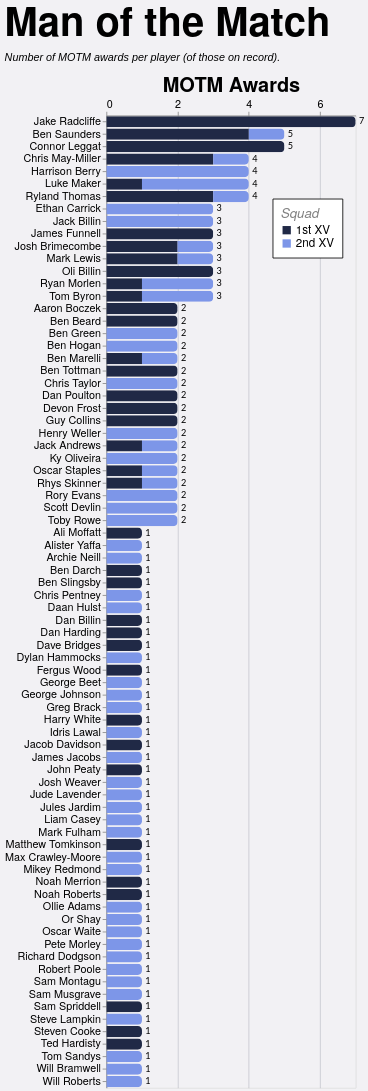

Write a Vega-Lite specification for this figure.
### Vega-Lite specification from a JSON file in a GitHub repository (floating-point values rounded to 4 significant figures)
{"config": {"axis": {"labelFont": "PT Sans Narrow, Helvetica Neue, Helvetica, Arial, sans-serif", "titleFont": "PT Sans Narrow, Helvetica Neue, Helvetica, Arial, sans-serif", "labelFontSize": 13, "titleFontSize": 24, "gridColor": "#202947", "gridOpacity": 0.2, "zindex": 1}, "text": {"font": "Lato, sans-serif"}, "bar": {"cornerRadiusEnd": 5}, "header": {"labelFont": "PT Sans Narrow, Helvetica Neue, Helvetica, Arial, sans-serif", "titleFont": "PT Sans Narrow, Helvetica Neue, Helvetica, Arial, sans-serif", "labelFontSize": 24, "titleFontSize": 28, "labelFontWeight": "bold", "orient": "left"}, "legend": {"labelFont": "PT Sans Narrow, Helvetica Neue, Helvetica, Arial, sans-serif", "titleFont": "PT Sans Narrow, Helvetica Neue, Helvetica, Arial, sans-serif", "labelFontSize": 14, "titleFontSize": 16, "titlePadding": 5, "fillColor": "white", "strokeColor": "black", "padding": 10, "titleFontWeight": "lighter", "titleFontStyle": "italic", "titleColor": "gray", "offset": 10}, "title": {"font": "PT Sans Narrow, Helvetica Neue, Helvetica, Arial, sans-serif", "fontSize": 48, "fontWeight": "bold", "anchor": "start", "align": "center", "titlePadding": 20, "subtitlePadding": 10, "subtitleFontSize": 13, "subtitleColor": "", "subtitleFontStyle": "italic", "offset": 15, "color": "black"}, "axisX": {"labelAngle": 0}, "facet": {"title": null, "header": null, "align": {"row": "each", "column": "each"}}, "resolve": {"scale": {"y": "independent", "facet": "independent"}}, "background": "#f2f1f4", "scale": {"offsetBandPaddingOuter": 0.2, "offsetBandPaddingInner": 0.1}}, "layer": [{"mark": {"type": "bar"}, "encoding": {"color": {"field": "squad", "legend": {"direction": "vertical", "labelExpr": "datum.value + ' XV'", "legendX": 200, "legendY": 100, "orient": "none", "title": "Squad"}, "scale": {"domain": ["1st", "2nd"], "range": ["#202946", "#7d96e8"]}, "sort": ["1st", "2nd"], "type": "nominal"}, "tooltip": [{"field": "player", "title": "Player", "type": "nominal"}, {"field": "squad", "title": "Squad", "type": "nominal"}, {"field": "position", "title": "Position", "type": "nominal"}, {"field": "unit", "title": "Unit", "type": "nominal"}, {"aggregate": "sum", "field": "motm_awards", "title": "MOTM Awards", "type": "quantitative"}, {"aggregate": "max", "field": "player_total", "title": "Total", "type": "quantitative"}], "x": {"aggregate": "sum", "axis": {"orient": "top", "title": "MOTM Awards"}, "field": "motm_awards", "type": "quantitative"}, "y": {"field": "player", "sort": {"field": "player_total", "op": "max", "order": "descending"}, "title": null, "type": "nominal"}}}, {"mark": {"type": "text", "align": "left", "baseline": "middle", "color": "black", "dx": 4, "fontSize": 11}, "encoding": {"text": {"field": "total_awards", "format": ".0f", "type": "quantitative"}, "x": {"axis": {"format": ".0f", "orient": "top", "tickCount": 3, "title": "MOTM Awards"}, "field": "total_awards", "type": "quantitative"}, "y": {"field": "player", "sort": {"field": "player_total", "op": "max", "order": "descending"}, "title": null, "type": "nominal"}}, "transform": [{"aggregate": [{"op": "sum", "field": "motm_awards", "as": "total_awards"}, {"op": "max", "field": "player_total", "as": "player_total"}], "groupby": ["player"]}]}], "data": {"name": "data-e08e2e8d6b55caa1bd2b95bef36451f4"}, "height": {"step": 15}, "params": [{"name": "seasonParam", "value": []}, {"name": "gameTypesParam", "value": []}, {"name": "squadParam", "value": "All"}], "title": {"text": "Man of the Match", "subtitle": "Number of MOTM awards per player (of those on record)."}, "transform": [{"filter": "length(seasonParam) === 0 || indexof(seasonParam, datum.season) >= 0"}, {"filter": "length(gameTypesParam) === 0 || indexof(gameTypesParam, datum.game_type) >= 0"}, {"filter": "squadParam === \"All\" || datum.squad === squadParam"}, {"joinaggregate": [{"op": "sum", "field": "motm_awards", "as": "player_total"}], "groupby": ["player"]}, {"filter": "datum.player_total > 0"}], "width": 300, "$schema": "https://vega.github.io/schema/vega-lite/v5.20.1.json", "datasets": {"data-e08e2e8d6b55caa1bd2b95bef36451f4": [{"player": "Aaron Boczek", "position": "Number 8", "squad": "1st", "season": "2023/24", "game_type": "League", "motm_awards": 1, "unit": "Forwards", "unit_sort": 1, "position_sort": 5.0, "position_opacity": 0.52, "label_color": "#111111"}, {"player": "Aaron Boczek", "position": "Number 8", "squad": "1st", "season": "2025/26", "game_type": "League", "motm_awards": 1, "unit": "Forwards", "unit_sort": 1, "position_sort": 5.0, "position_opacity": 0.52, "label_color": "#111111"}, {"player": "Ali Moffatt", "position": "Wing", "squad": "1st", "season": "2021/22", "game_type": "League", "motm_awards": 1, "unit": "Backs", "unit_sort": 2, "position_sort": 9.0, "position_opacity": 0.64, "label_color": "#ffffff"}, {"player": "Alister Yaffa", "position": "Full Back", "squad": "2nd", "season": "2023/24", "game_type": "League", "motm_awards": 1, "unit": "Backs", "unit_sort": 2, "position_sort": 10.0, "position_opacity": 0.52, "label_color": "#ffffff"}, {"player": "Archie Neill", "position": "Wing", "squad": "2nd", "season": "2021/22", "game_type": "Friendly", "motm_awards": 1, "unit": "Backs", "unit_sort": 2, "position_sort": 9.0, "position_opacity": 0.64, "label_color": "#ffffff"}, {"player": "Ben Beard", "position": "Wing", "squad": "1st", "season": "2019/20", "game_type": "League", "motm_awards": 1, "unit": "Backs", "unit_sort": 2, "position_sort": 9.0, "position_opacity": 0.64, "label_color": "#ffffff"}, {"player": "Ben Beard", "position": "Wing", "squad": "1st", "season": "2022/23", "game_type": "League", "motm_awards": 1, "unit": "Backs", "unit_sort": 2, "position_sort": 9.0, "position_opacity": 0.64, "label_color": "#ffffff"}, {"player": "Ben Darch", "position": "Hooker", "squad": "1st", "season": "2025/26", "game_type": "League", "motm_awards": 1, "unit": "Forwards", "unit_sort": 1, "position_sort": 2.0, "position_opacity": 0.88, "label_color": "#ffffff"}, {"player": "Ben Green", "position": "Wing", "squad": "2nd", "season": "2024/25", "game_type": "League", "motm_awards": 1, "unit": "Backs", "unit_sort": 2, "position_sort": 9.0, "position_opacity": 0.64, "label_color": "#ffffff"}, {"player": "Ben Green", "position": "Wing", "squad": "2nd", "season": "2025/26", "game_type": "Cup", "motm_awards": 1, "unit": "Backs", "unit_sort": 2, "position_sort": 9.0, "position_opacity": 0.64, "label_color": "#ffffff"}, {"player": "Ben Hogan", "position": "Scrum Half", "squad": "2nd", "season": "2021/22", "game_type": "Friendly", "motm_awards": 1, "unit": "Backs", "unit_sort": 2, "position_sort": 6.0, "position_opacity": 1.0, "label_color": "#ffffff"}, {"player": "Ben Hogan", "position": "Scrum Half", "squad": "2nd", "season": "2022/23", "game_type": "League", "motm_awards": 1, "unit": "Backs", "unit_sort": 2, "position_sort": 6.0, "position_opacity": 1.0, "label_color": "#ffffff"}, {"player": "Ben Marelli", "position": "Centre", "squad": "1st", "season": "2025/26", "game_type": "League", "motm_awards": 1, "unit": "Backs", "unit_sort": 2, "position_sort": 8.0, "position_opacity": 0.76, "label_color": "#ffffff"}, {"player": "Ben Marelli", "position": "Centre", "squad": "2nd", "season": "2024/25", "game_type": "League", "motm_awards": 1, "unit": "Backs", "unit_sort": 2, "position_sort": 8.0, "position_opacity": 0.76, "label_color": "#ffffff"}, {"player": "Ben Saunders", "position": "Centre", "squad": "1st", "season": "2019/20", "game_type": "League", "motm_awards": 1, "unit": "Backs", "unit_sort": 2, "position_sort": 8.0, "position_opacity": 0.76, "label_color": "#ffffff"}, {"player": "Ben Saunders", "position": "Centre", "squad": "1st", "season": "2022/23", "game_type": "Cup", "motm_awards": 1, "unit": "Backs", "unit_sort": 2, "position_sort": 8.0, "position_opacity": 0.76, "label_color": "#ffffff"}, {"player": "Ben Saunders", "position": "Centre", "squad": "1st", "season": "2022/23", "game_type": "League", "motm_awards": 1, "unit": "Backs", "unit_sort": 2, "position_sort": 8.0, "position_opacity": 0.76, "label_color": "#ffffff"}, {"player": "Ben Saunders", "position": "Centre", "squad": "1st", "season": "2023/24", "game_type": "League", "motm_awards": 1, "unit": "Backs", "unit_sort": 2, "position_sort": 8.0, "position_opacity": 0.76, "label_color": "#ffffff"}, {"player": "Ben Saunders", "position": "Centre", "squad": "2nd", "season": "2022/23", "game_type": "Friendly", "motm_awards": 1, "unit": "Backs", "unit_sort": 2, "position_sort": 8.0, "position_opacity": 0.76, "label_color": "#ffffff"}, {"player": "Ben Slingsby", "position": "Scrum Half", "squad": "1st", "season": "2025/26", "game_type": "League", "motm_awards": 1, "unit": "Backs", "unit_sort": 2, "position_sort": 6.0, "position_opacity": 1.0, "label_color": "#ffffff"}, {"player": "Ben Tottman", "position": "Hooker", "squad": "1st", "season": "2022/23", "game_type": "League", "motm_awards": 1, "unit": "Forwards", "unit_sort": 1, "position_sort": 2.0, "position_opacity": 0.88, "label_color": "#ffffff"}, {"player": "Ben Tottman", "position": "Hooker", "squad": "1st", "season": "2025/26", "game_type": "League", "motm_awards": 1, "unit": "Forwards", "unit_sort": 1, "position_sort": 2.0, "position_opacity": 0.88, "label_color": "#ffffff"}, {"player": "Chris May-Miller", "position": "Centre", "squad": "1st", "season": "2024/25", "game_type": "Cup", "motm_awards": 1, "unit": "Backs", "unit_sort": 2, "position_sort": 8.0, "position_opacity": 0.76, "label_color": "#ffffff"}, {"player": "Chris May-Miller", "position": "Centre", "squad": "1st", "season": "2024/25", "game_type": "League", "motm_awards": 2, "unit": "Backs", "unit_sort": 2, "position_sort": 8.0, "position_opacity": 0.76, "label_color": "#ffffff"}, {"player": "Chris May-Miller", "position": "Centre", "squad": "2nd", "season": "2023/24", "game_type": "League", "motm_awards": 1, "unit": "Backs", "unit_sort": 2, "position_sort": 8.0, "position_opacity": 0.76, "label_color": "#ffffff"}, {"player": "Chris Pentney", "position": "Second Row", "squad": "2nd", "season": "2021/22", "game_type": "League", "motm_awards": 1, "unit": "Forwards", "unit_sort": 1, "position_sort": 3.0, "position_opacity": 0.76, "label_color": "#ffffff"}, {"player": "Chris Taylor", "position": "Scrum Half", "squad": "2nd", "season": "2022/23", "game_type": "League", "motm_awards": 1, "unit": "Backs", "unit_sort": 2, "position_sort": 6.0, "position_opacity": 1.0, "label_color": "#ffffff"}, {"player": "Chris Taylor", "position": "Scrum Half", "squad": "2nd", "season": "2023/24", "game_type": "League", "motm_awards": 1, "unit": "Backs", "unit_sort": 2, "position_sort": 6.0, "position_opacity": 1.0, "label_color": "#ffffff"}, {"player": "Connor Leggat", "position": "Number 8", "squad": "1st", "season": "2022/23", "game_type": "League", "motm_awards": 1, "unit": "Forwards", "unit_sort": 1, "position_sort": 5.0, "position_opacity": 0.52, "label_color": "#111111"}, {"player": "Connor Leggat", "position": "Number 8", "squad": "1st", "season": "2023/24", "game_type": "League", "motm_awards": 4, "unit": "Forwards", "unit_sort": 1, "position_sort": 5.0, "position_opacity": 0.52, "label_color": "#111111"}, {"player": "Daan Hulst", "position": "Second Row", "squad": "2nd", "season": "2023/24", "game_type": "League", "motm_awards": 1, "unit": "Forwards", "unit_sort": 1, "position_sort": 3.0, "position_opacity": 0.76, "label_color": "#ffffff"}, {"player": "Dan Billin", "position": "Number 8", "squad": "1st", "season": "2021/22", "game_type": "League", "motm_awards": 1, "unit": "Forwards", "unit_sort": 1, "position_sort": 5.0, "position_opacity": 0.52, "label_color": "#111111"}, {"player": "Dan Harding", "position": "Number 8", "squad": "1st", "season": "2025/26", "game_type": "League", "motm_awards": 1, "unit": "Forwards", "unit_sort": 1, "position_sort": 5.0, "position_opacity": 0.52, "label_color": "#111111"}, {"player": "Dan Poulton", "position": "Fly Half", "squad": "1st", "season": "2022/23", "game_type": "League", "motm_awards": 2, "unit": "Backs", "unit_sort": 2, "position_sort": 7.0, "position_opacity": 0.88, "label_color": "#ffffff"}, {"player": "Dave Bridges", "position": "Bench", "squad": "1st", "season": "2024/25", "game_type": "League", "motm_awards": 1, "unit": "Other", "unit_sort": 3, "position_sort": 999.0, "position_opacity": 0.55, "label_color": "#111111"}, {"player": "Devon Frost", "position": "Prop", "squad": "1st", "season": "2021/22", "game_type": "League", "motm_awards": 1, "unit": "Forwards", "unit_sort": 1, "position_sort": 1.0, "position_opacity": 1.0, "label_color": "#ffffff"}, {"player": "Devon Frost", "position": "Prop", "squad": "1st", "season": "2022/23", "game_type": "Cup", "motm_awards": 1, "unit": "Forwards", "unit_sort": 1, "position_sort": 1.0, "position_opacity": 1.0, "label_color": "#ffffff"}, {"player": "Dylan Hammocks", "position": "Second Row", "squad": "2nd", "season": "2025/26", "game_type": "League", "motm_awards": 1, "unit": "Forwards", "unit_sort": 1, "position_sort": 3.0, "position_opacity": 0.76, "label_color": "#ffffff"}, {"player": "Ethan Carrick", "position": "Wing", "squad": "2nd", "season": "2021/22", "game_type": "League", "motm_awards": 2, "unit": "Backs", "unit_sort": 2, "position_sort": 9.0, "position_opacity": 0.64, "label_color": "#ffffff"}, {"player": "Ethan Carrick", "position": "Wing", "squad": "2nd", "season": "2022/23", "game_type": "League", "motm_awards": 1, "unit": "Backs", "unit_sort": 2, "position_sort": 9.0, "position_opacity": 0.64, "label_color": "#ffffff"}, {"player": "Fergus Wood", "position": "Full Back", "squad": "1st", "season": "2021/22", "game_type": "League", "motm_awards": 1, "unit": "Backs", "unit_sort": 2, "position_sort": 10.0, "position_opacity": 0.52, "label_color": "#ffffff"}, {"player": "George Beet", "position": "Hooker", "squad": "2nd", "season": "2023/24", "game_type": "League", "motm_awards": 1, "unit": "Forwards", "unit_sort": 1, "position_sort": 2.0, "position_opacity": 0.88, "label_color": "#ffffff"}, {"player": "George Johnson", "position": "Scrum Half", "squad": "2nd", "season": "2021/22", "game_type": "League", "motm_awards": 1, "unit": "Backs", "unit_sort": 2, "position_sort": 6.0, "position_opacity": 1.0, "label_color": "#ffffff"}, {"player": "Greg Brack", "position": "Bench", "squad": "2nd", "season": "2025/26", "game_type": "League", "motm_awards": 1, "unit": "Other", "unit_sort": 3, "position_sort": 999.0, "position_opacity": 0.55, "label_color": "#111111"}, {"player": "Guy Collins", "position": "Prop", "squad": "1st", "season": "2022/23", "game_type": "League", "motm_awards": 1, "unit": "Forwards", "unit_sort": 1, "position_sort": 1.0, "position_opacity": 1.0, "label_color": "#ffffff"}, {"player": "Guy Collins", "position": "Prop", "squad": "1st", "season": "2025/26", "game_type": "League", "motm_awards": 1, "unit": "Forwards", "unit_sort": 1, "position_sort": 1.0, "position_opacity": 1.0, "label_color": "#ffffff"}, {"player": "Harrison Berry", "position": "Flanker", "squad": "2nd", "season": "2021/22", "game_type": "Friendly", "motm_awards": 1, "unit": "Forwards", "unit_sort": 1, "position_sort": 4.0, "position_opacity": 0.64, "label_color": "#111111"}, {"player": "Harrison Berry", "position": "Flanker", "squad": "2nd", "season": "2022/23", "game_type": "League", "motm_awards": 1, "unit": "Forwards", "unit_sort": 1, "position_sort": 4.0, "position_opacity": 0.64, "label_color": "#111111"}, {"player": "Harrison Berry", "position": "Flanker", "squad": "2nd", "season": "2024/25", "game_type": "League", "motm_awards": 1, "unit": "Forwards", "unit_sort": 1, "position_sort": 4.0, "position_opacity": 0.64, "label_color": "#111111"}, {"player": "Harrison Berry", "position": "Flanker", "squad": "2nd", "season": "2025/26", "game_type": "Cup", "motm_awards": 1, "unit": "Forwards", "unit_sort": 1, "position_sort": 4.0, "position_opacity": 0.64, "label_color": "#111111"}, {"player": "Harry White", "position": "Scrum Half", "squad": "1st", "season": "2023/24", "game_type": "League", "motm_awards": 1, "unit": "Backs", "unit_sort": 2, "position_sort": 6.0, "position_opacity": 1.0, "label_color": "#ffffff"}, {"player": "Henry Weller", "position": "Bench", "squad": "2nd", "season": "2025/26", "game_type": "League", "motm_awards": 2, "unit": "Other", "unit_sort": 3, "position_sort": 999.0, "position_opacity": 0.55, "label_color": "#111111"}, {"player": "Idris Lawal", "position": "Prop", "squad": "2nd", "season": "2025/26", "game_type": "League", "motm_awards": 1, "unit": "Forwards", "unit_sort": 1, "position_sort": 1.0, "position_opacity": 1.0, "label_color": "#ffffff"}, {"player": "Jack Andrews", "position": "Centre", "squad": "1st", "season": "2025/26", "game_type": "League", "motm_awards": 1, "unit": "Backs", "unit_sort": 2, "position_sort": 8.0, "position_opacity": 0.76, "label_color": "#ffffff"}, {"player": "Jack Andrews", "position": "Centre", "squad": "2nd", "season": "2025/26", "game_type": "League", "motm_awards": 1, "unit": "Backs", "unit_sort": 2, "position_sort": 8.0, "position_opacity": 0.76, "label_color": "#ffffff"}, {"player": "Jack Billin", "position": "Scrum Half", "squad": "2nd", "season": "2022/23", "game_type": "League", "motm_awards": 2, "unit": "Backs", "unit_sort": 2, "position_sort": 6.0, "position_opacity": 1.0, "label_color": "#ffffff"}, {"player": "Jack Billin", "position": "Scrum Half", "squad": "2nd", "season": "2024/25", "game_type": "League", "motm_awards": 1, "unit": "Backs", "unit_sort": 2, "position_sort": 6.0, "position_opacity": 1.0, "label_color": "#ffffff"}, {"player": "Jacob Davidson", "position": "Scrum Half", "squad": "1st", "season": "2021/22", "game_type": "League", "motm_awards": 1, "unit": "Backs", "unit_sort": 2, "position_sort": 6.0, "position_opacity": 1.0, "label_color": "#ffffff"}, {"player": "Jake Radcliffe", "position": "Wing", "squad": "1st", "season": "2021/22", "game_type": "League", "motm_awards": 1, "unit": "Backs", "unit_sort": 2, "position_sort": 9.0, "position_opacity": 0.64, "label_color": "#ffffff"}, {"player": "Jake Radcliffe", "position": "Wing", "squad": "1st", "season": "2022/23", "game_type": "League", "motm_awards": 1, "unit": "Backs", "unit_sort": 2, "position_sort": 9.0, "position_opacity": 0.64, "label_color": "#ffffff"}, {"player": "Jake Radcliffe", "position": "Wing", "squad": "1st", "season": "2024/25", "game_type": "League", "motm_awards": 2, "unit": "Backs", "unit_sort": 2, "position_sort": 9.0, "position_opacity": 0.64, "label_color": "#ffffff"}, {"player": "Jake Radcliffe", "position": "Wing", "squad": "1st", "season": "2025/26", "game_type": "Cup", "motm_awards": 1, "unit": "Backs", "unit_sort": 2, "position_sort": 9.0, "position_opacity": 0.64, "label_color": "#ffffff"}, {"player": "Jake Radcliffe", "position": "Wing", "squad": "1st", "season": "2025/26", "game_type": "League", "motm_awards": 2, "unit": "Backs", "unit_sort": 2, "position_sort": 9.0, "position_opacity": 0.64, "label_color": "#ffffff"}, {"player": "James Funnell", "position": "Prop", "squad": "1st", "season": "2019/20", "game_type": "League", "motm_awards": 1, "unit": "Forwards", "unit_sort": 1, "position_sort": 1.0, "position_opacity": 1.0, "label_color": "#ffffff"}, {"player": "James Funnell", "position": "Prop", "squad": "1st", "season": "2021/22", "game_type": "League", "motm_awards": 1, "unit": "Forwards", "unit_sort": 1, "position_sort": 1.0, "position_opacity": 1.0, "label_color": "#ffffff"}, {"player": "James Funnell", "position": "Prop", "squad": "1st", "season": "2025/26", "game_type": "League", "motm_awards": 1, "unit": "Forwards", "unit_sort": 1, "position_sort": 1.0, "position_opacity": 1.0, "label_color": "#ffffff"}, {"player": "James Jacobs", "position": "Prop", "squad": "2nd", "season": "2021/22", "game_type": "Friendly", "motm_awards": 1, "unit": "Forwards", "unit_sort": 1, "position_sort": 1.0, "position_opacity": 1.0, "label_color": "#ffffff"}, {"player": "John Peaty", "position": "Second Row", "squad": "1st", "season": "2022/23", "game_type": "League", "motm_awards": 1, "unit": "Forwards", "unit_sort": 1, "position_sort": 3.0, "position_opacity": 0.76, "label_color": "#ffffff"}, {"player": "Josh Brimecombe", "position": "Prop", "squad": "1st", "season": "2023/24", "game_type": "League", "motm_awards": 1, "unit": "Forwards", "unit_sort": 1, "position_sort": 1.0, "position_opacity": 1.0, "label_color": "#ffffff"}, {"player": "Josh Brimecombe", "position": "Prop", "squad": "1st", "season": "2025/26", "game_type": "League", "motm_awards": 1, "unit": "Forwards", "unit_sort": 1, "position_sort": 1.0, "position_opacity": 1.0, "label_color": "#ffffff"}, {"player": "Josh Brimecombe", "position": "Prop", "squad": "2nd", "season": "2022/23", "game_type": "League", "motm_awards": 1, "unit": "Forwards", "unit_sort": 1, "position_sort": 1.0, "position_opacity": 1.0, "label_color": "#ffffff"}, {"player": "Josh Weaver", "position": "Flanker", "squad": "2nd", "season": "2025/26", "game_type": "League", "motm_awards": 1, "unit": "Forwards", "unit_sort": 1, "position_sort": 4.0, "position_opacity": 0.64, "label_color": "#111111"}, {"player": "Jude Lavender", "position": "Wing", "squad": "2nd", "season": "2025/26", "game_type": "League", "motm_awards": 1, "unit": "Backs", "unit_sort": 2, "position_sort": 9.0, "position_opacity": 0.64, "label_color": "#ffffff"}, {"player": "Jules Jardim", "position": "Second Row", "squad": "2nd", "season": "2022/23", "game_type": "League", "motm_awards": 1, "unit": "Forwards", "unit_sort": 1, "position_sort": 3.0, "position_opacity": 0.76, "label_color": "#ffffff"}, {"player": "Ky Oliveira", "position": "Second Row", "squad": "2nd", "season": "2021/22", "game_type": "League", "motm_awards": 1, "unit": "Forwards", "unit_sort": 1, "position_sort": 3.0, "position_opacity": 0.76, "label_color": "#ffffff"}, {"player": "Ky Oliveira", "position": "Second Row", "squad": "2nd", "season": "2025/26", "game_type": "League", "motm_awards": 1, "unit": "Forwards", "unit_sort": 1, "position_sort": 3.0, "position_opacity": 0.76, "label_color": "#ffffff"}, {"player": "Liam Casey", "position": "Flanker", "squad": "2nd", "season": "2017/18", "game_type": "League", "motm_awards": 1, "unit": "Forwards", "unit_sort": 1, "position_sort": 4.0, "position_opacity": 0.64, "label_color": "#111111"}, {"player": "Luke Maker", "position": "Full Back", "squad": "1st", "season": "2025/26", "game_type": "Cup", "motm_awards": 1, "unit": "Backs", "unit_sort": 2, "position_sort": 10.0, "position_opacity": 0.52, "label_color": "#ffffff"}, {"player": "Luke Maker", "position": "Full Back", "squad": "2nd", "season": "2023/24", "game_type": "Friendly", "motm_awards": 1, "unit": "Backs", "unit_sort": 2, "position_sort": 10.0, "position_opacity": 0.52, "label_color": "#ffffff"}, {"player": "Luke Maker", "position": "Full Back", "squad": "2nd", "season": "2023/24", "game_type": "League", "motm_awards": 1, "unit": "Backs", "unit_sort": 2, "position_sort": 10.0, "position_opacity": 0.52, "label_color": "#ffffff"}, {"player": "Luke Maker", "position": "Full Back", "squad": "2nd", "season": "2024/25", "game_type": "Friendly", "motm_awards": 1, "unit": "Backs", "unit_sort": 2, "position_sort": 10.0, "position_opacity": 0.52, "label_color": "#ffffff"}, {"player": "Mark Fulham", "position": "Flanker", "squad": "2nd", "season": "2018/19", "game_type": "League", "motm_awards": 1, "unit": "Forwards", "unit_sort": 1, "position_sort": 4.0, "position_opacity": 0.64, "label_color": "#111111"}, {"player": "Mark Lewis", "position": "Scrum Half", "squad": "1st", "season": "2025/26", "game_type": "Cup", "motm_awards": 1, "unit": "Backs", "unit_sort": 2, "position_sort": 6.0, "position_opacity": 1.0, "label_color": "#ffffff"}, {"player": "Mark Lewis", "position": "Scrum Half", "squad": "1st", "season": "2025/26", "game_type": "League", "motm_awards": 1, "unit": "Backs", "unit_sort": 2, "position_sort": 6.0, "position_opacity": 1.0, "label_color": "#ffffff"}, {"player": "Mark Lewis", "position": "Scrum Half", "squad": "2nd", "season": "2024/25", "game_type": "Friendly", "motm_awards": 1, "unit": "Backs", "unit_sort": 2, "position_sort": 6.0, "position_opacity": 1.0, "label_color": "#ffffff"}, {"player": "Matthew Tomkinson", "position": "Bench", "squad": "1st", "season": "2019/20", "game_type": "League", "motm_awards": 1, "unit": "Other", "unit_sort": 3, "position_sort": 999.0, "position_opacity": 0.55, "label_color": "#111111"}, {"player": "Max Crawley-Moore", "position": "Centre", "squad": "2nd", "season": "2023/24", "game_type": "League", "motm_awards": 1, "unit": "Backs", "unit_sort": 2, "position_sort": 8.0, "position_opacity": 0.76, "label_color": "#ffffff"}, {"player": "Mikey Redmond", "position": "Second Row", "squad": "2nd", "season": "2016/17", "game_type": "League", "motm_awards": 1, "unit": "Forwards", "unit_sort": 1, "position_sort": 3.0, "position_opacity": 0.76, "label_color": "#ffffff"}, {"player": "Noah Merrion", "position": "Fly Half", "squad": "1st", "season": "2024/25", "game_type": "League", "motm_awards": 1, "unit": "Backs", "unit_sort": 2, "position_sort": 7.0, "position_opacity": 0.88, "label_color": "#ffffff"}, {"player": "Noah Roberts", "position": "Fly Half", "squad": "1st", "season": "2025/26", "game_type": "League", "motm_awards": 1, "unit": "Backs", "unit_sort": 2, "position_sort": 7.0, "position_opacity": 0.88, "label_color": "#ffffff"}, {"player": "Oli Billin", "position": "Fly Half", "squad": "1st", "season": "2023/24", "game_type": "Cup", "motm_awards": 1, "unit": "Backs", "unit_sort": 2, "position_sort": 7.0, "position_opacity": 0.88, "label_color": "#ffffff"}, {"player": "Oli Billin", "position": "Fly Half", "squad": "1st", "season": "2023/24", "game_type": "League", "motm_awards": 1, "unit": "Backs", "unit_sort": 2, "position_sort": 7.0, "position_opacity": 0.88, "label_color": "#ffffff"}, {"player": "Oli Billin", "position": "Fly Half", "squad": "1st", "season": "2024/25", "game_type": "League", "motm_awards": 1, "unit": "Backs", "unit_sort": 2, "position_sort": 7.0, "position_opacity": 0.88, "label_color": "#ffffff"}, {"player": "Ollie Adams", "position": "Wing", "squad": "2nd", "season": "2022/23", "game_type": "League", "motm_awards": 1, "unit": "Backs", "unit_sort": 2, "position_sort": 9.0, "position_opacity": 0.64, "label_color": "#ffffff"}, {"player": "Or Shay", "position": "Number 8", "squad": "2nd", "season": "2024/25", "game_type": "League", "motm_awards": 1, "unit": "Forwards", "unit_sort": 1, "position_sort": 5.0, "position_opacity": 0.52, "label_color": "#111111"}, {"player": "Oscar Staples", "position": "Second Row", "squad": "1st", "season": "2025/26", "game_type": "League", "motm_awards": 1, "unit": "Forwards", "unit_sort": 1, "position_sort": 3.0, "position_opacity": 0.76, "label_color": "#ffffff"}, {"player": "Oscar Staples", "position": "Second Row", "squad": "2nd", "season": "2024/25", "game_type": "League", "motm_awards": 1, "unit": "Forwards", "unit_sort": 1, "position_sort": 3.0, "position_opacity": 0.76, "label_color": "#ffffff"}, {"player": "Oscar Waite", "position": "Centre", "squad": "2nd", "season": "2017/18", "game_type": "League", "motm_awards": 1, "unit": "Backs", "unit_sort": 2, "position_sort": 8.0, "position_opacity": 0.76, "label_color": "#ffffff"}, {"player": "Pete Morley", "position": "Second Row", "squad": "2nd", "season": "2021/22", "game_type": "League", "motm_awards": 1, "unit": "Forwards", "unit_sort": 1, "position_sort": 3.0, "position_opacity": 0.76, "label_color": "#ffffff"}, {"player": "Rhys Skinner", "position": "Fly Half", "squad": "1st", "season": "2024/25", "game_type": "League", "motm_awards": 1, "unit": "Backs", "unit_sort": 2, "position_sort": 7.0, "position_opacity": 0.88, "label_color": "#ffffff"}, {"player": "Rhys Skinner", "position": "Fly Half", "squad": "2nd", "season": "2023/24", "game_type": "League", "motm_awards": 1, "unit": "Backs", "unit_sort": 2, "position_sort": 7.0, "position_opacity": 0.88, "label_color": "#ffffff"}, {"player": "Richard Dodgson", "position": "Centre", "squad": "2nd", "season": "2021/22", "game_type": "League", "motm_awards": 1, "unit": "Backs", "unit_sort": 2, "position_sort": 8.0, "position_opacity": 0.76, "label_color": "#ffffff"}, {"player": "Robert Poole", "position": "Wing", "squad": "2nd", "season": "2016/17", "game_type": "League", "motm_awards": 1, "unit": "Backs", "unit_sort": 2, "position_sort": 9.0, "position_opacity": 0.64, "label_color": "#ffffff"}, {"player": "Rory Evans", "position": "Flanker", "squad": "2nd", "season": "2021/22", "game_type": "League", "motm_awards": 1, "unit": "Forwards", "unit_sort": 1, "position_sort": 4.0, "position_opacity": 0.64, "label_color": "#111111"}, {"player": "Rory Evans", "position": "Flanker", "squad": "2nd", "season": "2023/24", "game_type": "League", "motm_awards": 1, "unit": "Forwards", "unit_sort": 1, "position_sort": 4.0, "position_opacity": 0.64, "label_color": "#111111"}, {"player": "Ryan Morlen", "position": "Centre", "squad": "1st", "season": "2022/23", "game_type": "League", "motm_awards": 1, "unit": "Backs", "unit_sort": 2, "position_sort": 8.0, "position_opacity": 0.76, "label_color": "#ffffff"}, {"player": "Ryan Morlen", "position": "Centre", "squad": "2nd", "season": "2024/25", "game_type": "Friendly", "motm_awards": 1, "unit": "Backs", "unit_sort": 2, "position_sort": 8.0, "position_opacity": 0.76, "label_color": "#ffffff"}, {"player": "Ryan Morlen", "position": "Centre", "squad": "2nd", "season": "2024/25", "game_type": "League", "motm_awards": 1, "unit": "Backs", "unit_sort": 2, "position_sort": 8.0, "position_opacity": 0.76, "label_color": "#ffffff"}, {"player": "Ryland Thomas", "position": "Flanker", "squad": "1st", "season": "2022/23", "game_type": "Cup", "motm_awards": 1, "unit": "Forwards", "unit_sort": 1, "position_sort": 4.0, "position_opacity": 0.64, "label_color": "#111111"}, {"player": "Ryland Thomas", "position": "Flanker", "squad": "1st", "season": "2022/23", "game_type": "League", "motm_awards": 1, "unit": "Forwards", "unit_sort": 1, "position_sort": 4.0, "position_opacity": 0.64, "label_color": "#111111"}, {"player": "Ryland Thomas", "position": "Flanker", "squad": "1st", "season": "2023/24", "game_type": "League", "motm_awards": 1, "unit": "Forwards", "unit_sort": 1, "position_sort": 4.0, "position_opacity": 0.64, "label_color": "#111111"}, {"player": "Ryland Thomas", "position": "Flanker", "squad": "2nd", "season": "2022/23", "game_type": "League", "motm_awards": 1, "unit": "Forwards", "unit_sort": 1, "position_sort": 4.0, "position_opacity": 0.64, "label_color": "#111111"}, {"player": "Sam Montagu", "position": "Wing", "squad": "2nd", "season": "2021/22", "game_type": "League", "motm_awards": 1, "unit": "Backs", "unit_sort": 2, "position_sort": 9.0, "position_opacity": 0.64, "label_color": "#ffffff"}, {"player": "Sam Musgrave", "position": "Centre", "squad": "2nd", "season": "2023/24", "game_type": "Friendly", "motm_awards": 1, "unit": "Backs", "unit_sort": 2, "position_sort": 8.0, "position_opacity": 0.76, "label_color": "#ffffff"}, {"player": "Sam Spriddell", "position": "Full Back", "squad": "1st", "season": "2021/22", "game_type": "League", "motm_awards": 1, "unit": "Backs", "unit_sort": 2, "position_sort": 10.0, "position_opacity": 0.52, "label_color": "#ffffff"}, {"player": "Scott Devlin", "position": "Wing", "squad": "2nd", "season": "2021/22", "game_type": "Cup", "motm_awards": 1, "unit": "Backs", "unit_sort": 2, "position_sort": 9.0, "position_opacity": 0.64, "label_color": "#ffffff"}, {"player": "Scott Devlin", "position": "Wing", "squad": "2nd", "season": "2022/23", "game_type": "League", "motm_awards": 1, "unit": "Backs", "unit_sort": 2, "position_sort": 9.0, "position_opacity": 0.64, "label_color": "#ffffff"}, {"player": "Steve Lampkin", "position": "Second Row", "squad": "2nd", "season": "2017/18", "game_type": "League", "motm_awards": 1, "unit": "Forwards", "unit_sort": 1, "position_sort": 3.0, "position_opacity": 0.76, "label_color": "#ffffff"}, {"player": "Steven Cooke", "position": "Fly Half", "squad": "1st", "season": "2017/18", "game_type": "League", "motm_awards": 1, "unit": "Backs", "unit_sort": 2, "position_sort": 7.0, "position_opacity": 0.88, "label_color": "#ffffff"}, {"player": "Ted Hardisty", "position": "Wing", "squad": "1st", "season": "2023/24", "game_type": "League", "motm_awards": 1, "unit": "Backs", "unit_sort": 2, "position_sort": 9.0, "position_opacity": 0.64, "label_color": "#ffffff"}, {"player": "Toby Rowe", "position": "Fly Half", "squad": "2nd", "season": "2021/22", "game_type": "League", "motm_awards": 2, "unit": "Backs", "unit_sort": 2, "position_sort": 7.0, "position_opacity": 0.88, "label_color": "#ffffff"}, {"player": "Tom Byron", "position": "Flanker", "squad": "1st", "season": "2023/24", "game_type": "League", "motm_awards": 1, "unit": "Forwards", "unit_sort": 1, "position_sort": 4.0, "position_opacity": 0.64, "label_color": "#111111"}, {"player": "Tom Byron", "position": "Flanker", "squad": "2nd", "season": "2021/22", "game_type": "League", "motm_awards": 1, "unit": "Forwards", "unit_sort": 1, "position_sort": 4.0, "position_opacity": 0.64, "label_color": "#111111"}, {"player": "Tom Byron", "position": "Flanker", "squad": "2nd", "season": "2025/26", "game_type": "League", "motm_awards": 1, "unit": "Forwards", "unit_sort": 1, "position_sort": 4.0, "position_opacity": 0.64, "label_color": "#111111"}, {"player": "Tom Sandys", "position": "Centre", "squad": "2nd", "season": "2017/18", "game_type": "League", "motm_awards": 1, "unit": "Backs", "unit_sort": 2, "position_sort": 8.0, "position_opacity": 0.76, "label_color": "#ffffff"}, {"player": "Will Bramwell", "position": "Bench", "squad": "2nd", "season": "2023/24", "game_type": "League", "motm_awards": 1, "unit": "Other", "unit_sort": 3, "position_sort": 999.0, "position_opacity": 0.55, "label_color": "#111111"}, {"player": "Will Roberts", "position": "Wing", "squad": "2nd", "season": "2023/24", "game_type": "League", "motm_awards": 1, "unit": "Backs", "unit_sort": 2, "position_sort": 9.0, "position_opacity": 0.64, "label_color": "#ffffff"}]}}
